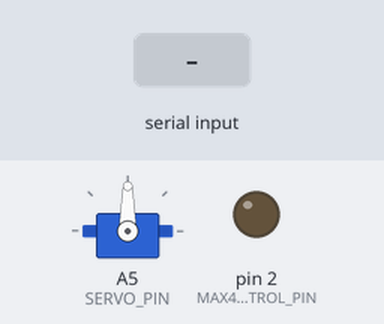
Simulated run of this sketch. Board: Arduino Uno, built with avr-gcc and run on an emulated ATmega328P. Shown: servo, output pins drawn as LEDs (lit = HIGH). The test bench sets the inputs (shaded band).

Above: at 1.2 s.
1.3 s: "200\n" received over Serial
At 2.7 s:
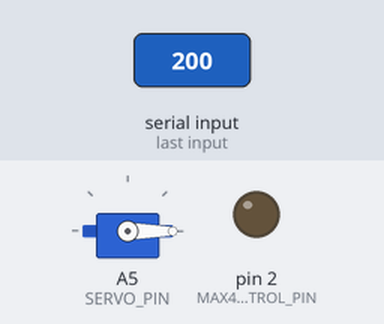
Timing chart, 0 to 4.3 s (numbered marks = the images above; inputs shaded):
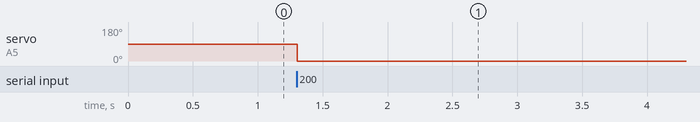

The sketch:

barrier.ino
```cpp
#include <Servo.h>

#define SERVO_PIN A5
#define MAX485_CONTROL_PIN 2

Servo servo;

const int device_id = 2;


void setup()
{
    servo.attach(SERVO_PIN); ;
    pinMode(MAX485_CONTROL_PIN, OUTPUT);

    Serial.begin(9600);
    set_receive();

    delay(10);
}


void loop() {
    if (Serial.available() >= 2) {
        int id = Serial.read() - '0';
        int cmd = Serial.read() - '0';

        if (id == device_id) {
            handle_command(cmd);

            String response = "ID: " + String(id) + ", CMD: " + String(cmd) + ", OK";

//            set_send();
//
//            Serial.println(response);
//            Serial.flush();
//
//            set_receive();
        }
    }
}


void handle_command(int command) {
  if (command == 1) {
    servo.write(90);
  } else if (command == 0) {
    servo.write(0);
  }
}


void set_send()
{
    digitalWrite(MAX485_CONTROL_PIN, HIGH);
    delay(50);
}


void set_receive()
{
    digitalWrite(MAX485_CONTROL_PIN, LOW);
    delay(50);
}
```

Measured:
- after the input at 1.3 s, servo on A5 (SERVO_PIN): 90° → 0° at once
